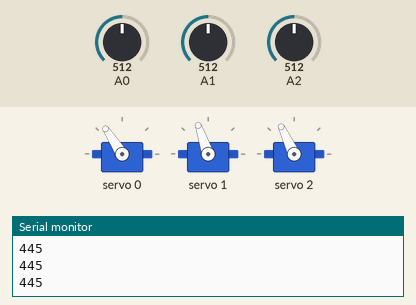
This sketch was run on a simulated Arduino Uno, built with avr-gcc and run on an emulated ATmega328P. Parts: 3 × servo, the last lines printed to the serial monitor. The inputs (shaded band) are chosen by the test bench; at power-on: A0 = 512, A1 = 512, A2 = 512.

Above: at 1.2 s.
1.3 s: A0 set to 716
At 2.5 s:
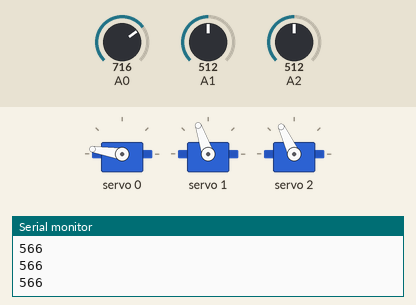
2.8 s: A1 set to 716
At 3.8 s:
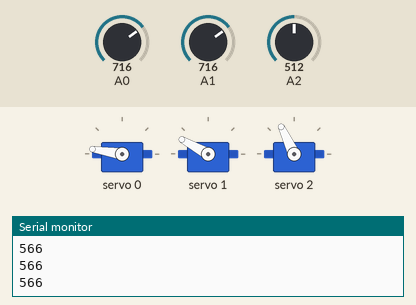
4.3 s: A2 set to 716
At 5.1 s:
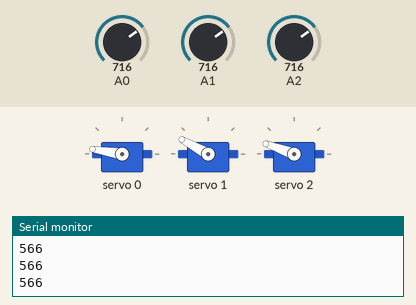
5.8 s: A0 set to 900
At 6.4 s:
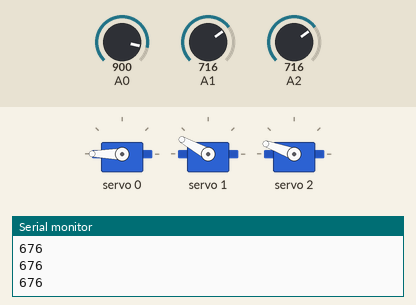
7.3 s: A1 set to 900
At 8.2 s:
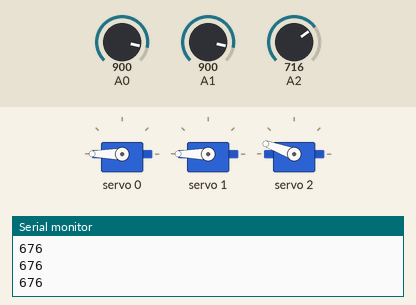
8.8 s: A2 set to 900
At 9.4 s:
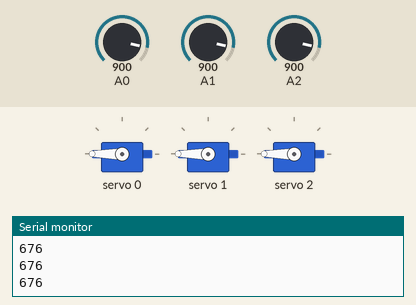
Timing chart, 0 to 11.3 s (numbered marks = the images above; inputs shaded):
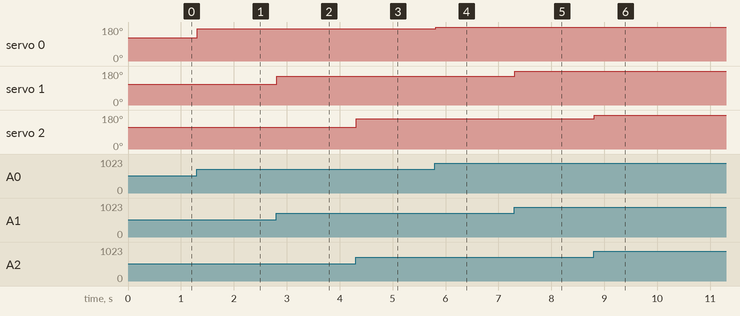

Measured:
- after the input at 1.3 s, servo 0: 123° → 171° at once
- after the input at 2.8 s, servo 1: 109° → 151° at once
- after the input at 4.3 s, servo 2: 115° → 160° at once
- after the input at 5.8 s, servo 0: 171° → 180° at once
- after the input at 7.3 s, servo 1: 151° → 180° at once
- after the input at 8.8 s, servo 2: 160° → 180° at once

The sketch:

syncedServos.ino
```cpp
#include <Wire.h>
#include <Adafruit_PWMServoDriver.h>

Adafruit_PWMServoDriver drive = Adafruit_PWMServoDriver();

void setup(){
  Serial.begin(9600);
  Serial.println("New Test");

  drive.begin();
  drive.setPWMFreq(60);

  yield();
}

void loop(){

  int base = analogRead(0);
  base = map(base, 0, 1023, 140, 750);
  int first = analogRead(1);
  first = map(first, 0, 1023, 140, 680);
  int second = analogRead(2);
  second = map(second, 0, 1023, 140, 710);
  Serial.println(base);

  drive.setPWM(0, 0, base);
  drive.setPWM(1, 0, first);
  drive.setPWM(2, 0, second);
  delay(15);

}
```
